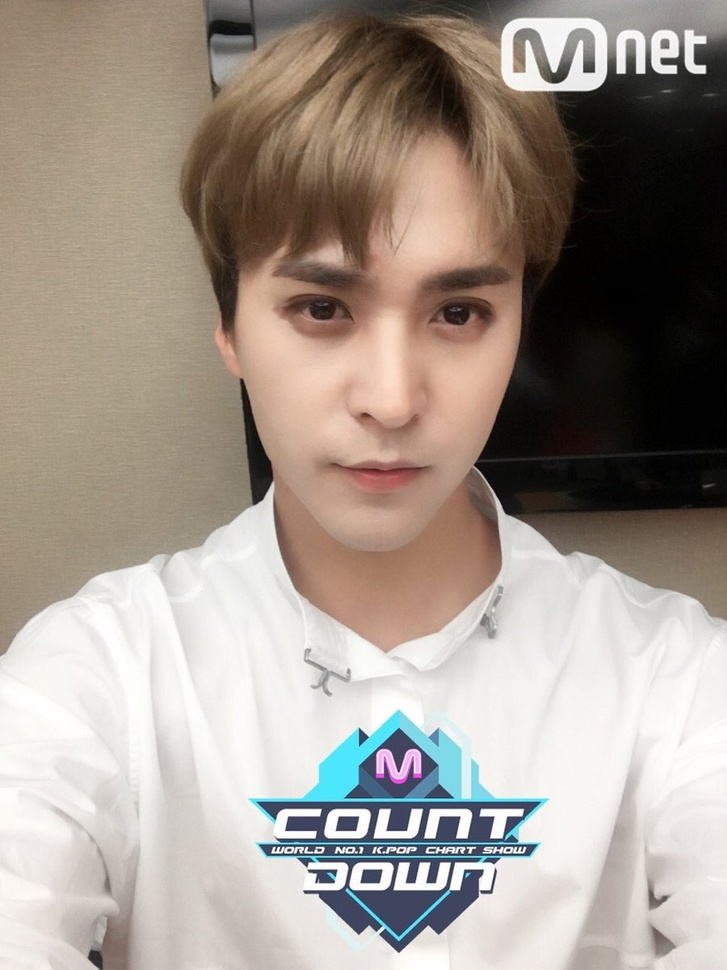
//> input picture highlight_Sondongwoon.jpg, 727 x 970 px, shrunk from 900 x 1200 before the run
$ ./Detect_Eyes   (built with g++ and OpenCV 4)
//> lines starting //> are read from the running program, lines starting //| are printed output that depends on the picture
#include <opencv2\opencv.hpp>
#include <iostream>

using namespace std;
using namespace cv;

int main() {
	Mat img1 = imread("highlight_Sondongwoon.jpg", IMREAD_GRAYSCALE); //영상 읽어옴
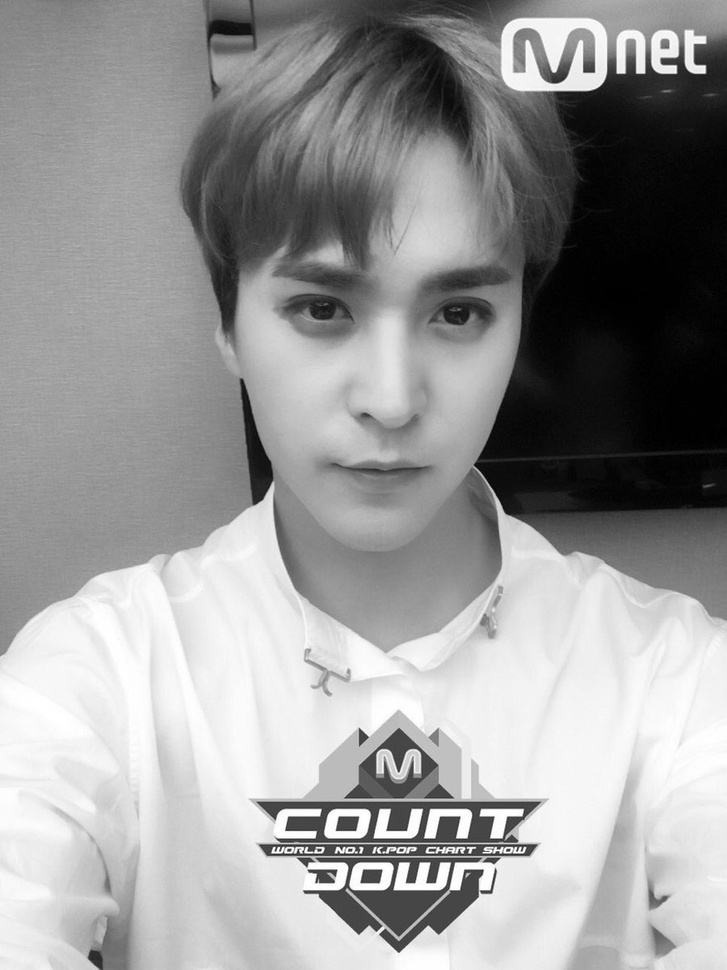
//> img1: 970 rows x 727 cols, CV_8UC1; min 0, max 255, mean 153.1
	Mat img2 = imread("highlight_Sondongwoon.jpg", IMREAD_COLOR);
//> img2 is the input picture: 970 rows x 727 cols, CV_8UC3; mean B, G, R 141.4, 151, 161.4
	Point pt;
	Point maxpos1(0, 0), p1(0, 0), p2(0, 0), p3(0,0);
	float maxval1 = 0.0;
	float width1 = 0;

	for (int w = 10; w < 15; w++) { //width는 20부터 29까지
		for (pt.y = 0; pt.y < img1.rows - 3*w; pt.y++) {
			for (pt.x = 0; pt.x < img1.cols - 15 * w; pt.x++) {
				Mat_<uchar> m1(2 * w, 5 * w), m2(2 * w, 5 * w), m3(2 * w, 5 * w), m4(w, 15 * w); //행렬 생성

				Rect roi(pt.x, pt.y, 5 * w, 2 * w); //pt를 시작점으로 가로 3*w, 세로 0.5*w 사각형 생성
				m1 = (Mat)img1(roi); //img1의 roi부분의 행렬을 m1에 저장

				Rect roi2(pt.x + 5 * w, pt.y, 5 * w, 2 * w); //(pt.x, pt.y+0.5*w)를 시작점으로 가로 3*w, 세로 0.5*w 사각형 생성
				m2 = (Mat)img1(roi2); //img1의 roi2부분의 행렬을 m2에 저장

				Rect roi3(pt.x + 10 * w, pt.y, 5 * w, 2 * w); //(pt.x+w, pt.y+w)를 시작점으로 가로 w, 세로 0.5*w 사각형 생성
				m3 = (Mat)img1(roi3);

				Rect roi4(pt.x, pt.y + 2 * w, 15 * w, w); //(pt.x+w, pt.y+w)를 시작점으로 가로 w, 세로 0.5*w 사각형 생성
				m4 = (Mat)img1(roi4);

				Scalar val = mean(m1); //m1의 평균값을 val에 저장
				Scalar val2 = mean(m2); //m2의 평균값을 val2에 저장
				Scalar val3 = mean(m3); //m3의 평균값을 val3에 저장
				Scalar val4 = mean(m4);

				float mavg = (10 * ((100 + int(val2[0])) % 256) + 15 * ((100 + (int)val4[0]) % 256) +
					10 * (255 - val3[0]) + 10 * (255 - val[0])) / (255 * 45);

				if (mavg >= maxval1 && abs(pt.x - maxpos1.x) > 5) {
					maxval1 = mavg;
					width1 = w;
					maxpos1 = pt;
				}
			}
		}
	}
//> this loop made 5 passes
//> (maxval1, width1, maxpos1) on passes 1 to 5: (0.846, 10, Point(318, 299)), (0.853, 11, Point(309, 299)), (0.853, 11, Point(309, 299)), (0.853, 11, Point(309, 299)), (0.854, 14, Point(284, 301))
//> after the loop, maxval1 = 0.854; width1 = 14

	cout << "maxval1: " << maxval1 << endl;
//| maxval1: 0.853967
	cout << "maxpos1: " << maxpos1.x << endl << "maxpos1.y: " << maxpos1.y << endl;
//| maxpos1: 284
//| maxpos1.y: 301
	cout << "width1: " << width1 << endl;
//| width1: 14

	p1 = Point(maxpos1.x + width1 * 5, maxpos1.y + width1 * 3); //사각형의 마지막 점 계산
//> p1 = Point(354, 343)
	p2 = Point(maxpos1.x + width1 * 15, maxpos1.y + width1 * 3);
//> p2 = Point(494, 343)
	p3 = Point(maxpos1.x + 10 * width1, maxpos1.y); //눈썹과 함께 창을 그렸으므로 눈 시작점을 따로 계산
//> p3 = Point(424, 301)

	rectangle(img2,maxpos1 , p1, Scalar(0, 0, 255), 2); //사각형 그림
	rectangle(img2, p3, p2, Scalar(0, 0, 255), 2);
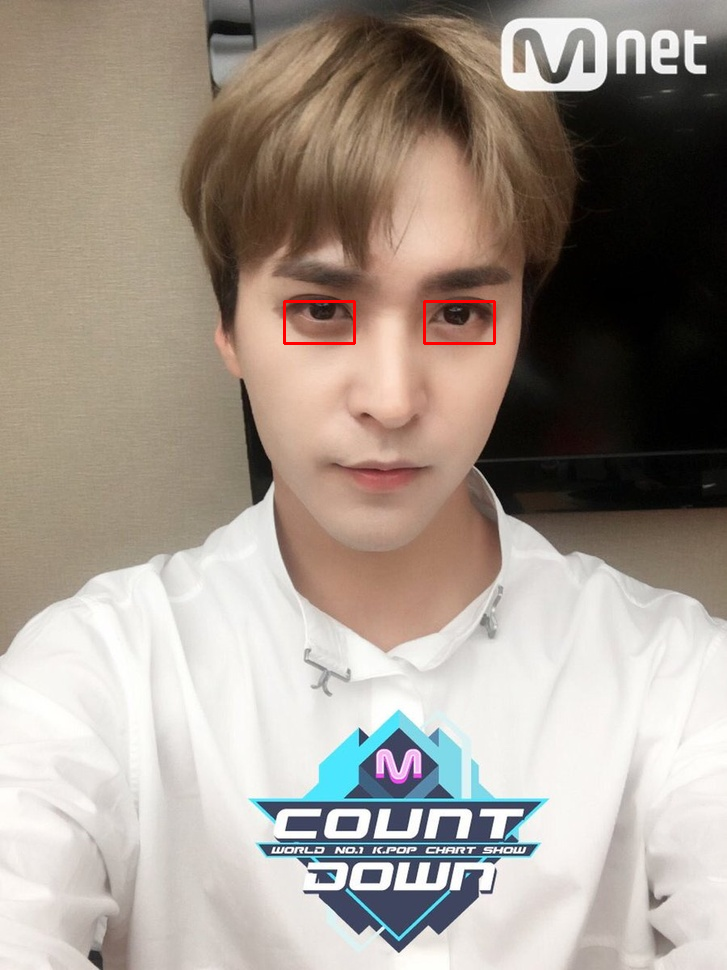
//> img2: 970 rows x 727 cols, CV_8UC3; mean B, G, R 141.2, 150.8, 161.6

	imshow("입력", img1);
	imshow("출력", img2);

	waitKey(0);
	return 0;
}
